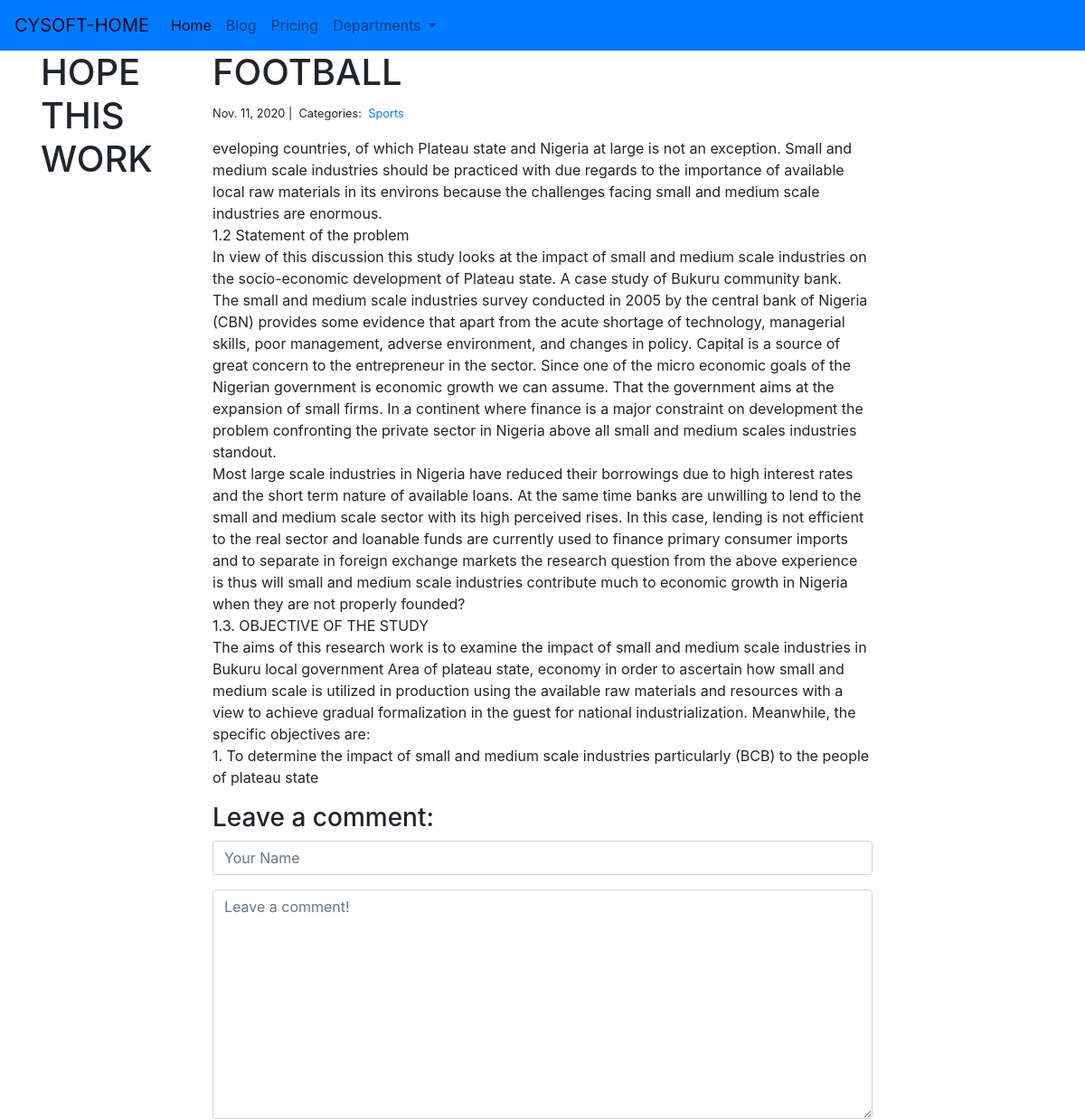
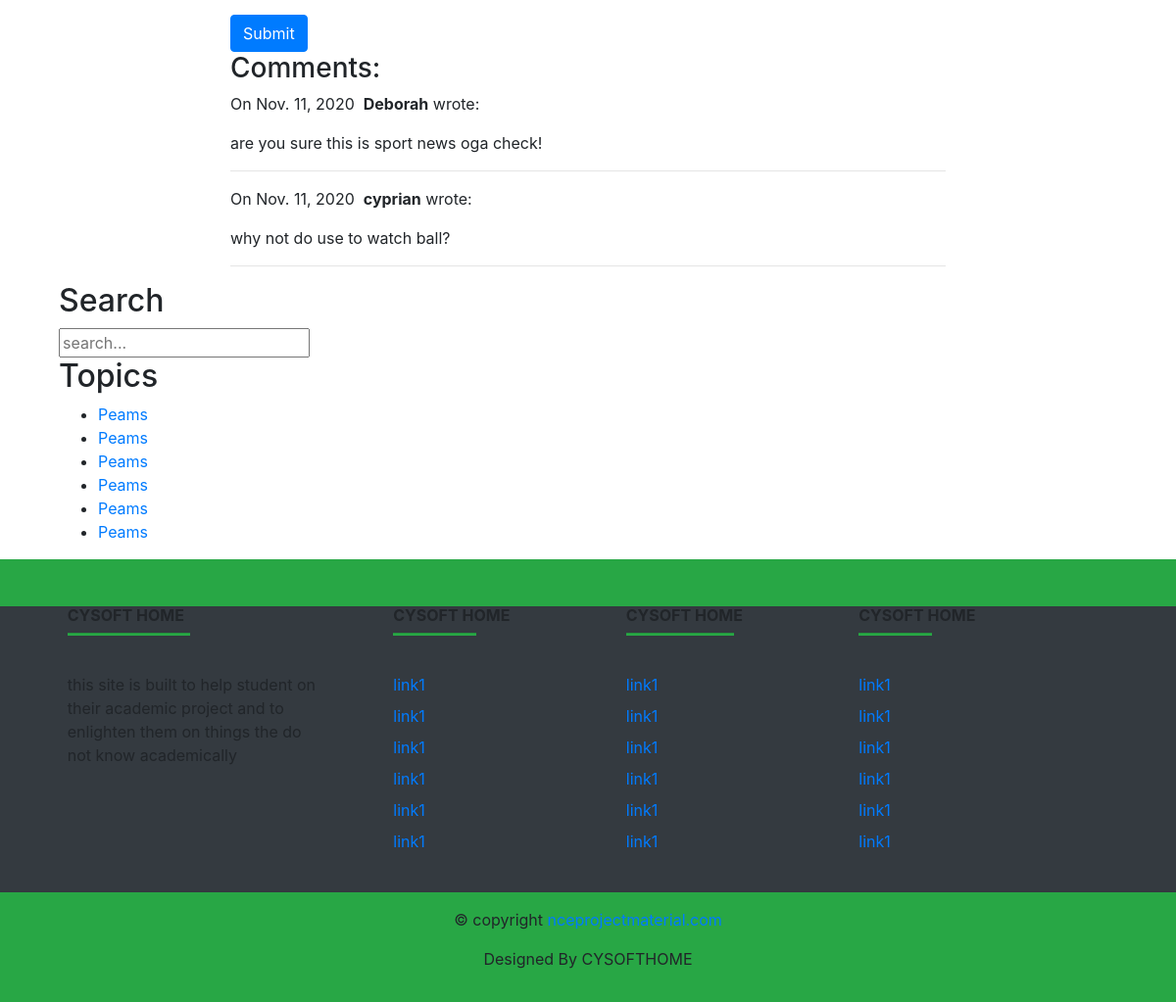
Page /blog/1/ on the committed database (2 pictures, top to bottom).
### blog/models.py (models this page shows, shortened)
class Post(models.Model):
    title = models.CharField(max_length=255)
    body = models.TextField()
    created_on = models.DateTimeField(auto_now_add=True)
    last_modified = models.DateTimeField(auto_created=True)
    categories = models.ManyToManyField('Category', related_name='posts')

class Category(models.Model):
    name = models.CharField(max_length=20)
    class Meta:
        db_table = 'category'
        verbose_name = 'list of category'

class Comment(models.Model):
    author = models.CharField(max_length=60)
    body = models.TextField()
    created_on = models.DateTimeField(auto_now_add=True)
    post = models.ForeignKey('Post', on_delete=models.CASCADE)

### blog/views.py (the view, shortened to what this page needs)
# urls.py: path("<int:pk>/", views.blog_detail, name="blog_detail"),
def blog_detail(request, pk):
    post = Post.objects.get(pk=pk)
    form = CommentForm()
    comments = Comment.objects.filter(post=post)
    context = {
        "post": post,
        "comments": comments,
        "form": form,
    }
    return render(request, "blog_detail.html", context)

### blog/forms.py
class CommentForm(forms.Form):
    author = forms.CharField(
        max_length=60,
        widget=forms.TextInput(attrs={
            "class": "form-control",
            "placeholder": "Your Name"
        })
    )
    body = forms.CharField(widget=forms.Textarea(
        attrs={
            "class": "form-control",
            "placeholder": "Leave a comment!"
        })
    )

### blog/templates/blog_detail.html (shortened to what this page needs)
<!DOCTYPE html>
{%extends 'base.html'%}
    {%block mid_block%}
    <h1>{{ post.title }}</h1>
    <small>
        {{ post.created_on.date }} |&nbsp;
        Categories:&nbsp;
        {% for category in post.categories.all %}
        <a href="{% url 'blog_category' category.name %}">
            {{ category.name }}
        </a>&nbsp;
        {% endfor %}
    </small>
    <p>{{ post.body | linebreaks }}</p>
    <h3>Leave a comment:</h3>
    <form action="/blog/{{ post.pk }}/" method="post">
        <div class="form-group">
            {{ form.author }}
        </div>
        <div class="form-group">
            {{ form.body }}
        </div>
        <button type="submit" class="btn btn-primary">Submit</button>
    </form>
    <h3>Comments:</h3>
    {% for comment in comments %}
    <p>
        On {{comment.created_on.date }}&nbsp;
        <b>{{ comment.author }}</b> wrote:
    </p>
    <p>{{ comment.body }}</p>
    <hr>
    {% endfor %}
</div>
{%endblock%}

### blog/templates/base.html (shortened to what this page needs)
<!DOCTYPE html>
{%load static%}
<html lang="en">
<head>
    <link rel="stylesheet" href="https://cdn.jsdelivr.net/npm/bootstrap@4.5.3/dist/css/bootstrap.min.css">
    <link rel="stylesheet" type="text/css" href="{% static 'basestyle.css' %}">
</head>
<body>
{% include 'navbar.html'%}
<div class="container">
  <div class="row">
    <div class="col-md-2">
    <h1> HOPE THIS WORK</h1>
    </div>
    <div class="col-md-8">
    {%block mid_block%}{%endblock%}
    </div>
    <div class="col-md-2">
   <div class="sidebar search">
        <h2 class="section-title">Search</h2>
    <form action="index.html" method="post">
        <input type="text" name="search-term" class="text-input" placeholder="search...">
    </form>
    <div class="section topic">
        <h2 class="section-title">Topics</h2>
        <ul>
            <li><a href="#">Peams</a></li>
            <li><a href="#">Peams</a></li>
            <li><a href="#">Peams</a></li>
            <li><a href="#">Peams</a></li>
            <li><a href="#">Peams</a></li>
            <li><a href="#">Peams</a></li>
        </ul>
    </div>
   </div>
   </div>
    </div>
{%include 'footer.html'%}
</body>
</html>

### blog/templates/navbar.html (shortened to what this page needs)
<nav class="navbar navbar-expand-lg navbar-light bg-primary">
  <a class="navbar-brand" href="#">CYSOFT-HOME</a>
  <div class="collapse navbar-collapse" id="navbarNavDropdown">
    <ul class="navbar-nav">
      <li class="nav-item active">
        <a class="nav-link" href="#">Home <span class="sr-only">(current)</span></a>
      </li>
      <li class="nav-item">
        <a class="nav-link" href="{%url 'blog_index'%}">Blog</a>
      </li>
      <li class="nav-item">
        <a class="nav-link" href="#">Pricing</a>
      </li>
      <li class="nav-item dropdown">
        <a class="nav-link dropdown-toggle" href="#" id="navbarDropdownMenuLink" role="button" data-toggle="dropdown" aria-haspopup="true" aria-expanded="false">
          Departments
        </a>
      </li>
    </ul>
  </div>
</nav>

### blog/templates/footer.html (shortened to what this page needs)
  <footer class="page-footer bg-dark navbar-fixed-bottom">
      <div class="bg-success">
          <div class="container">
             <div class="row py-4 d-flex align-items-center">
             </div>
          </div>
      </div>
      <div class="container text-center text-md-left mt-0">
          <div class="row">
              <div class="col-md-3 mx-auto mb-4">
                  <h6 class="text-uppercase font-weight-bold">cysoft home</h6>
                  <hr class="bg-success mb-4 mt-0 d-inline-block mx-auto" style="width:125px; height:2px">
                  <p class="mt-2">this site is built to help student on their
                  academic project and to enlighten them on things the do not know academically</p>
              </div>
              <div class="col-md-2 mx-auto mb-4">
                  <h6 class="text-uppercase font-weight-bold">cysoft home</h6>
                  <hr class="bg-success mb-4 mt-0 d-inline-block mx-auto" style="width:85px; height:2px">
                  <ul class="list-unstyled">
                      <li class="my-2"><a href="#">link1</a> </li>
                      <li class="my-2"><a href="#">link1</a> </li>
                      <li class="my-2"><a href="#">link1</a> </li>
                      <li class="my-2"><a href="#">link1</a> </li>
                      <li class="my-2"><a href="#">link1</a> </li>
                      <li class="my-2"><a href="#">link1</a> </li>
                  </ul>
              </div>
              <div class="col-md-2 mx-auto mb-4">
                  <h6 class="text-uppercase font-weight-bold">cysoft home</h6>
                  <hr class="bg-success mb-4 mt-0 d-inline-block mx-auto" style="width:110px; height:2px">
                  <ul class="list-unstyled">
                      <li class="my-2"><a href="#">link1</a> </li>
                      <li class="my-2"><a href="#">link1</a> </li>
                      <li class="my-2"><a href="#">link1</a> </li>
                      <li class="my-2"><a href="#">link1</a> </li>
                      <li class="my-2"><a href="#">link1</a> </li>
                      <li class="my-2"><a href="#">link1</a> </li>
                  </ul>
              </div>
              <div class="col-md-3 mx-auto mb-4">
                  <h6 class="text-uppercase font-weight-bold">cysoft home</h6>
                  <hr class="bg-success mb-4 mt-0 d-inline-block mx-auto" style="width:75px; height:2px">
                  <ul class="list-unstyled">
                      <li class="my-2"><a href="#">link1</a> </li>
                      <li class="my-2"><a href="#">link1</a> </li>
                      <li class="my-2"><a href="#">link1</a> </li>
                      <li class="my-2"><a href="#">link1</a> </li>
                      <li class="my-2"><a href="#">link1</a> </li>
                      <li class="my-2"><a href="#">link1</a> </li>
                  </ul>
              </div>
          </div>
      </div>
      <div class="bg-success footer-copyright text-center py-3 mb-0">
          <p> &copy; copyright
              <a href="#">nceprojectmaterial.com</a>
          </p>
          <p> Designed By CYSOFTHOME</p>
      </div>
  </footer>

### blog/static/basestyle.css (style rules this page uses)
html, body { min-height:100%; position: relative; }

### rows in the picture
Post: title "FOOTBALL", created_on "Nov. 11, 2020", body "eveloping countries, of which Plateau state and Nigeria at large is not an exception. Small and medium scale industries should be practiced with due regards to the importance of available local raw materials in its environs because the challenges facing small and medium scale industries are enormous. 1.2 Statement of the problem In view of this discussion this study looks at the impact of small and medium scale industries on the socio-economic development of Plateau state. A case study of Bukuru community bank. The small and medium scale industries survey conducted in 2005 by the central bank of Nigeria (CBN) provides some evidence that apart from the acute shortage of technology,…"
Category: name "Sports"
Comment: created_on "Nov. 11, 2020", author "Deborah", body "are you sure this is sport news oga check!"
Comment: created_on "Nov. 11, 2020", author "cyprian", body "why not do use to watch ball?"
